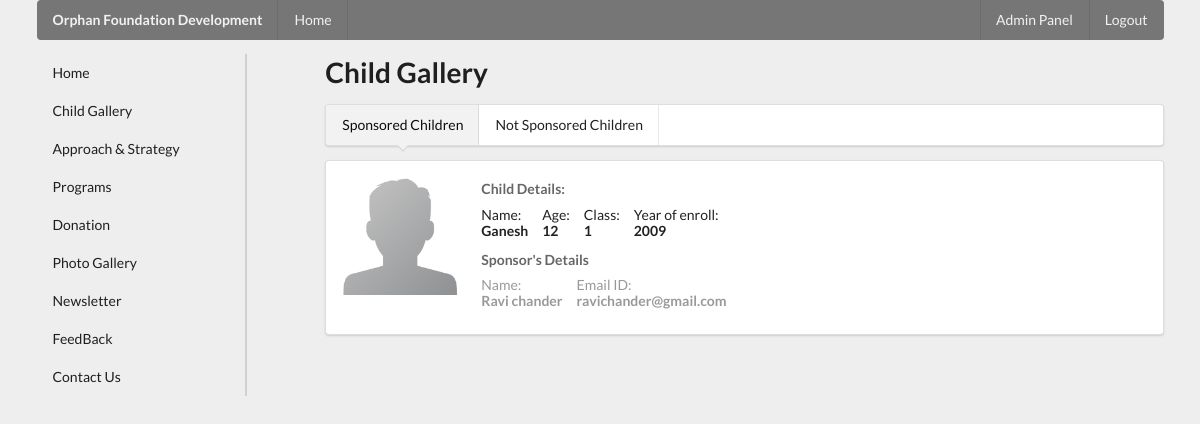
The app's page /child-gallery-sponsored.php (signed in) with its own data.
### tables this page shows
CREATE TABLE `children` (
  `cid` int(50) NOT NULL,
  `cname` varchar(30) NOT NULL,
  `cdob` date NOT NULL,
  `cyoe` year(4) NOT NULL,
  `cclass` int(3) NOT NULL,
  `cstory` text NOT NULL,
  `cphoto` text NOT NULL,
  `sponsored` tinyint(1) NOT NULL
);

CREATE TABLE `sponsorer` (
  `spn_id` int(3) NOT NULL,
  `spn_firstname` varchar(30) NOT NULL,
  `spn_lastname` varchar(30) DEFAULT NULL,
  `spnd_date` date NOT NULL,
  `spn_noofyears` int(2) NOT NULL,
  `spn_email` varchar(30) NOT NULL,
  `spn_phone` int(20) NOT NULL,
  `spn_bill_address` text NOT NULL,
  `spn_amount` int(5) NOT NULL,
  `spn_checkno` varchar(20) NOT NULL,
  `cid` int(50) NOT NULL
);

### child-gallery-sponsored.php (the view)
<?php include './components/header.php'; ?>
    <div class="ui container">
        <?php include './components/top-menu.php'; ?>
        <div class="ui grid">
            <?php include './components/side-menu.php'; ?>
            <div class="twelve wide column">
                <h1>Child Gallery</h1>
                <div class="ui pointing menu">
                    <a class="item active" href="child-gallery-sponsored.php">
                        Sponsored Children
                    </a>
                    <a class="item" href="child-gallery-unsponsored.php">
                        Not Sponsored Children
                    </a>
                </div>
                <?php
                $sql = "SELECT cid, cname, cdob, cyoe, cclass FROM children WHERE sponsored=1";
                $result = $conn->query($sql);
                if ($result->num_rows > 0) {
                    while($row = $result->fetch_assoc()) {
                        $dob = $row["cdob"];
                        $age = (date('Y') - date('Y',strtotime($dob)));
                ?>
                <div class="ui segment">
                    <div class="ui divided items">
                        <div class="item">
                            <div class="ui image">
                                <img src="img/defaultimg.png" style="width: 120px;">
                            </div>
                            <div class="content">
                                <div class="meta">
                                    <span><strong>Child Details:</strong></span>
                                </div>
                                <div class="description">
                                    <div class="ui horizontal list">
                                        <div class="item">
                                            <div class="content">
                                                <div>Name:</div> <strong><?php echo $row['cname']; ?></strong>
                                            </div>
                                        </div>
                                        <div class="item">
                                            <div class="content">
                                                <div>Age:</div> <strong><?php echo $age; ?></strong>
                                            </div>
                                        </div>
                                        <div class="item">
                                            <div class="content">
                                            <div>Class:</div> <strong><?php echo $row['cclass']; ?></strong>
                                            </div>
                                        </div>
                                        <div class="item">
                                            <div class="content">
                                            <div>Year of enroll:</div> <strong><?php echo $row['cyoe']; ?></strong>
                                            </div>
                                        </div>
                                    </div>
                                </div>
                                <div class="extra">
                                    <div class="meta">
                                        <span><strong>Sponsor's Details</strong></span>
                                    </div>
                                    <?php
                                        $cid = $row['cid'];
                                        $sql1 = "SELECT spn_firstname, spn_lastname, spn_email FROM sponsorer WHERE cid='$cid'";
                                        $result1 = $conn->query($sql1);
                                        if ($result1->num_rows > 0) {
                                            while($rows = $result1->fetch_assoc()) {
                                    ?>
                                    <div class="ui horizontal list">
                                        <div class="item">
                                            <div class="content">
                                                <div>Name:</div> <strong><?php echo $rows['spn_firstname'] . "  " . $rows['spn_lastname'] ?></strong>
                                            </div>
                                        </div>
                                        <div class="item">
                                            <div class="content">
                                                <div>Email ID:</div> <strong><?php echo $rows['spn_email'] ?></strong>
                                            </div>
                                        </div>
                                    </div>
                                    <?php
                                        }
                                        } else {
                                            echo "0 results";
                                        }
                                    ?>
                                </div>
                            </div>
                        </div>
                    </div>
                </div>
                <?php
                    }
                    } else {
                        echo "No child is sponsored";
                    }
                ?>
            </div>
            <span class="p-20"></span>
        </div>
    </div>
<?php include './components/footer.php'; ?>

### css/main.css (style rules this page uses)
.p-20 { padding: 200px; }

### records on screen
children: cname "Ganesh", cdob "12", cclass "1", cyoe "2009"
sponsorer: spn_firstname "Ravi", spn_lastname "chander", spn_email "ravichander@gmail.com"
